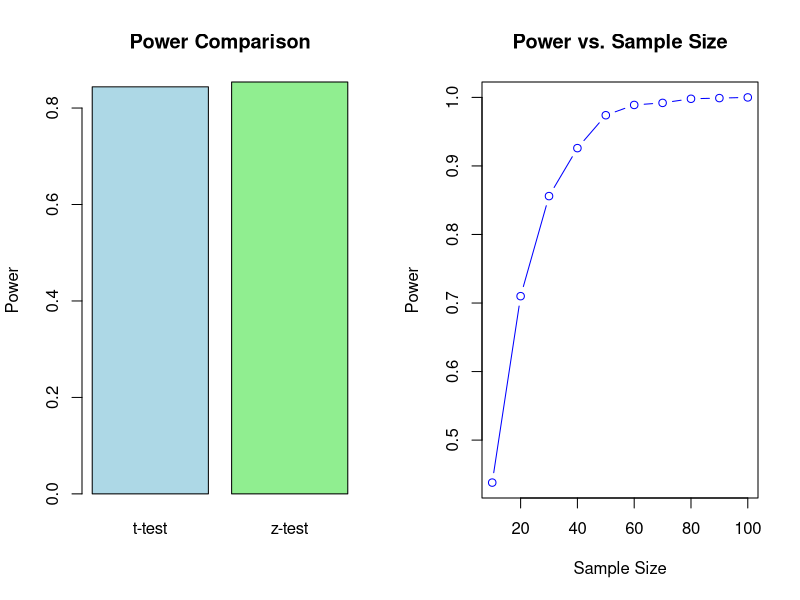

The R source for this figure:
# Parameters
mu0 <- 5 # Null hypothesis mean
mu1 <- 6 # Alternative hypothesis mean
sigma <- 2 # Population standard deviation
n <- 30 # Sample size
alpha <- 0.05 # Significance level
N_sim <- 1000 # Number of simulations

# Initialize power counters
power_t_test <- 0
power_z_test <- 0

# Simulation
set.seed(123)
for (i in 1:N_sim) {
  # Simulate data under H1
  data <- rnorm(n, mean = mu1, sd = sigma)
  
  # Perform t-test
  t_test <- t.test(data, mu = mu0, alternative = "greater")
  if (t_test$p.value < alpha) {
    power_t_test <- power_t_test + 1
  }
  
  # Perform z-test
  z_stat <- (mean(data) - mu0) / (sigma / sqrt(n))
  z_critical <- qnorm(1 - alpha)
  if (z_stat > z_critical) {
    power_z_test <- power_z_test + 1
  }
}

# Output
print(paste("Power of t-test:", power_t_test / N_sim))
print(paste("Power of z-test:", power_z_test / N_sim))

# Graphical Output
par(mfrow = c(1, 2))

# Power comparison
barplot(c(power_t_test / N_sim, power_z_test / N_sim), names.arg = c("t-test", "z-test"), col = c("lightblue", "lightgreen"), main = "Power Comparison", ylab = "Power")

# Effect of sample size on power
sample_sizes <- seq(10, 100, by = 10)
power_t <- sapply(sample_sizes, function(n) {
  sum(replicate(N_sim, t.test(rnorm(n, mean = mu1, sd = sigma), mu = mu0, alternative = "greater")$p.value < alpha)) / N_sim
})
plot(sample_sizes, power_t, type = "b", col = "blue", main = "Power vs. Sample Size", xlab = "Sample Size", ylab = "Power")